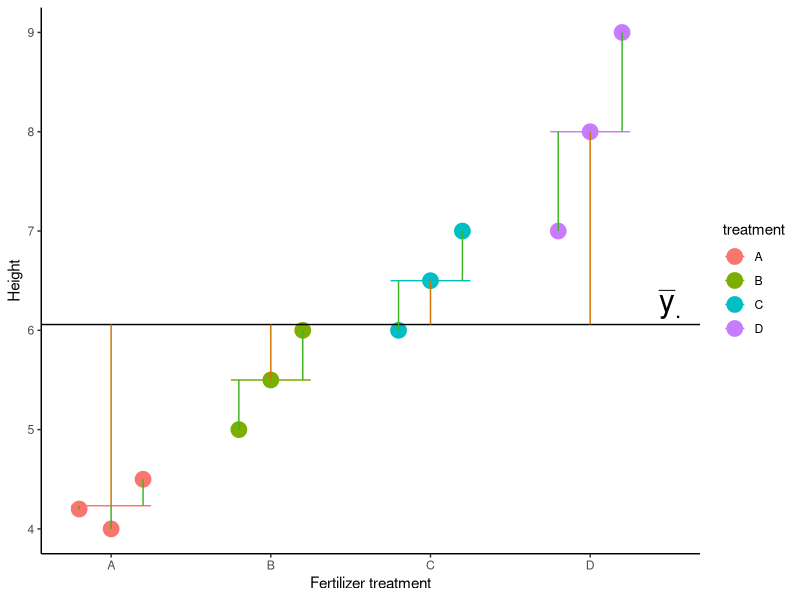

Generate this figure with R: (Note: this script raises an error after producing the figure.)
treatment <- rep(LETTERS[1:4], each = 3)

values <- c(4.2, 4, 4.5, 5, 5.5, 6, 6, 6.5, 7, 7, 8, 9)

dataanova <- data.frame(treatment, values)

dataanova$x <- c(0.8, 1, 1.2, 1.8, 2, 2.2, 2.8, 3, 3.2, 3.8, 4, 4.2)

library(ggplot2)

library(dplyr)
ybari <- dataanova %>%
  group_by(treatment) %>%
  summarise(y = mean(values)) %>%
  mutate(x = 1:4, label = c("bar(y)[A]", "bar(y)[B]", "bar(y)[C]", "bar(y)[D]"))


dataanova$ybar <- rep(ybari$y, each = 3)


ggplot(dataanova, aes(x = x, y = values)) +
  geom_point(aes(color = treatment), size = 5) +
  scale_x_continuous(
    "Fertilizer treatment",
    labels = c("A", "B", "C", "D"),
    breaks = 1:4
  ) +
  scale_y_continuous("Height") +
  geom_hline(yintercept = mean(dataanova$values)) +
  annotate(
    "text",
    label = "bar(y)[.]",
    x = 4.5,
    y = mean(dataanova$values) + 0.2,
    parse = TRUE,
    size = 8
  ) +
  theme_classic() +
  geom_segment(
    data = ybari,
    aes(x = x - 0.25, xend = x + 0.25, y = y, yend = y, color = treatment)
  ) +
  geom_segment(
    data = ybari,
    aes(x = x, xend = x, y = mean(dataanova$values), yend = y),
    color = "#D47500"
  ) +
  geom_segment(
    data = dataanova,
    aes(x = x, xend = x, y = ybar, yend = values),
    color = "#3CB521"
  )

fit1 <- lm(values ~ treatment, data = dataanova)

model.matrix(fit1)

summary(fit1)


dataanova$x <- c(0.8, 1, 1.2, 1.8, 2, 2.2, 2.8, 3, 3.2, 3.8, 4, 4.2)
ggplot(dataanova, aes(x = x, y = Height)) +
  geom_point(aes(color = Treatment), size = 5) +
  scale_x_continuous(
    "Fertilizer treatment",
    labels = c("A", "B", "C", "D"),
    breaks = 1:4
  ) +
  scale_y_continuous("Height") +
  guides(color = FALSE) +
  geom_hline(yintercept = mean(dataanova$Height)) +
  annotate(
    "text",
    label = "bar(y)[.]",
    x = 4.25,
    y = mean(dataanova$Height) + 0.6,
    parse = TRUE,
    size = 8
  )


ggplot(dataanova, aes(x = x, y = values)) +
  geom_point(aes(color = treatment), size = 5) +
  scale_x_continuous(
    "Fertilizer treatment",
    labels = c("A", "B", "C", "D"),
    breaks = 1:4
  ) +
  scale_y_continuous("Height") +
  geom_hline(yintercept = mean(dataanova$values)) +
  annotate(
    "text",
    label = "bar(y)[.]",
    x = 4.5,
    y = mean(dataanova$values) + 0.2,
    parse = TRUE,
    size = 8
  ) +
  theme_classic() +
  geom_segment(
    data = ybari,
    aes(x = x - 0.25, xend = x + 0.25, y = y, yend = y, color = treatment)
  ) +
  geom_segment(
    data = dataanova,
    aes(x = x, xend = x, y = ybar, yend = values),
    color = "#3CB521"
  )


dataanova

bartlett.test(values ~ treatment, data = dataanova)

results.aov <- aov(values ~ treatment, data = dataanova)
TukeyHSD(results.aov)
write_xlsx(tidy(TukeyHSD(results.aov)), "Anova_tukey.xlsx")

results.lm <- lm(values ~ treatment, data = dataanova)
emm.s <- emmeans(results.lm, "treatment")
pairs(emm.s)

summary(results.aov)
write_xlsx(tidy(results.aov), "Anova_ob.xlsx")
library(broom)
install.packages("writexl")
library(writexl)

results.lm <- lm(values ~ treatment, data = dataanova)
summary(results.lm)


pairwise.t.test(dataanova$values, dataanova$treatment)

write_xlsx(
  tidy(pairwise.t.test(
    dataanova$values,
    dataanova$treatment,
    p.adjust.method = "bonferroni"
  )),
  "bonf.xlsx"
)


pigs.emm.s <- emmeans(pigs.lm, "source")
pairs(pigs.emm.s)


write_xlsx(dataanova[, -3], "newdata.xlsx")

dataanova$source <- rep(c("O", "I"), each = 6)


mod <- lm(values ~ treatment, data = dataanova)
library(emmeans)
emm <- emmeans(mod, ~treatment)
custom <- list(
  groups = c(1, 1, -1, -1),
  org = c(1, -1, 0, 0),
  inorg = c(0, 0, 1, -1)
)
table <- contrast(emm, custom)

table


library(writexl)
library(broom)
tidytable <- tidy(table)
write_xlsx(tidytable, "contrastt.xlsx")


### New example
treatment <- rep(LETTERS[1:3], each = 15)

values <- c(rnorm(15, 25), rnorm(15, 38), rnorm(15, 41))

dataanova <- data.frame(treatment, values)

dataanova$x <- c(
  seq(from = 0.6, to = 1.4, length = 15),
  seq(from = 1.6, to = 2.4, length = 15),
  seq(from = 2.6, to = 3.4, length = 15)
)

library(ggplot2)

library(dplyr)
ybari <- dataanova %>%
  group_by(treatment) %>%
  summarise(y = mean(values)) %>%
  mutate(x = 1:3, label = c("bar(y)[A]", "bar(y)[B]", "bar(y)[C]"))


dataanova$ybar <- rep(ybari$y, each = 15)
library(ggplot2)
ggplot(dataanova, aes(x = x, y = values)) +
  geom_point(aes(color = treatment), size = 3) +
  scale_x_continuous(
    "Diet treatment",
    labels = c("High-E", "Forage", "Mixed"),
    breaks = 1:3,
    guide = "none"
  ) +
  scale_y_continuous("Weight gain") +
  geom_hline(yintercept = mean(dataanova$values)) +
  annotate(
    "text",
    label = "bar(y)[.]",
    x = 3.5,
    y = mean(dataanova$values) + 1.2,
    parse = TRUE,
    size = 5
  ) +
  theme_classic() +
  theme(legend.position = "none") +
  geom_segment(
    data = ybari,
    aes(x = x - 0.45, xend = x + 0.45, y = y, yend = y, color = treatment)
  ) +
  geom_segment(
    data = ybari,
    aes(x = x, xend = x, y = mean(dataanova$values), yend = y),
    color = "#D47500"
  ) +
  geom_segment(
    data = dataanova,
    aes(x = x, xend = x, y = ybar, yend = values),
    color = "#3CB521"
  )

fit1 <- lm(values ~ treatment, data = dataanova)

model.matrix(fit1)

summary(fit1)


dataanova$x <- c(0.8, 1, 1.2, 1.8, 2, 2.2, 2.8, 3, 3.2, 3.8, 4, 4.2)
ggplot(dataanova, aes(x = x, y = Height)) +
  geom_point(aes(color = Treatment), size = 5) +
  scale_x_continuous(
    "Fertilizer treatment",
    labels = c("A", "B", "C", "D"),
    breaks = 1:4
  ) +
  scale_y_continuous("Height") +
  guides(color = FALSE) +
  geom_hline(yintercept = mean(dataanova$Height)) +
  annotate(
    "text",
    label = "bar(y)[.]",
    x = 4.25,
    y = mean(dataanova$Height) + 0.6,
    parse = TRUE,
    size = 8
  )


results.aov <- aov(values ~ treatment, data = dataanova)

summary(results.aov)
write_xlsx(tidy(results.aov), "Anova_ob2.xlsx")

TukeyHSD(results.aov)
write_xlsx(tidy(TukeyHSD(results.aov)), "Anova_tukey2.xlsx")

results.lm <- lm(values ~ treatment, data = dataanova)
emm.s <- emmeans(results.lm, "treatment")
pairs(emm.s)


treatment <- rep(LETTERS[1:3], each = 15)
farm <- rep(rep(1:5, each = 3), 3)
farm <- as.factor()
beta <- rnorm(5, 0, 2)
values <- c(rnorm(15, 30), rnorm(15, 38), rnorm(15, 40))
values <- values + rep(rep(beta, each = 3), 3)

dataanova <- data.frame(treatment, values, farm)
write.csv(dataanova, "cowfarms.csv", row.names = FALSE)

dataanova$x <- c(
  seq(from = 0.6, to = 1.4, length = 15),
  seq(from = 1.6, to = 2.4, length = 15),
  seq(from = 2.6, to = 3.4, length = 15)
)

library(ggplot2)

library(dplyr)
ybari <- dataanova %>%
  group_by(treatment) %>%
  summarise(y = mean(values)) %>%
  mutate(x = 1:3, label = c("bar(y)[A]", "bar(y)[B]", "bar(y)[C]"))

ybari2 <- dataanova %>%
  group_by(treatment, farm) %>%
  summarise(y = mean(values)) %>%
  mutate(x = 1:5)


dataanova$ybar <- rep(ybari$y, each = 15)

ggplot(dataanova, aes(x = x, y = values)) +
  geom_point(aes(color = as.factor(farm)), size = 3) +
  scale_x_continuous(
    "Diet treatment",
    labels = c("High-E", "Forage", "Mixed"),
    breaks = 1:3,
    guide = "none"
  ) +
  scale_y_continuous("Weight gain") +
  geom_hline(yintercept = mean(dataanova$values)) +
  annotate(
    "text",
    label = "bar(y)[.]",
    x = 3.5,
    y = mean(dataanova$values) + 1.2,
    parse = TRUE,
    size = 5
  ) +
  theme_classic() +
  geom_segment(
    data = ybari,
    aes(x = x - 0.45, xend = x + 0.45, y = y, yend = y, color = treatment)
  ) +
  #geom_segment(data = ybari2, aes(x = x - 0.45, xend = x + 0.45, y = y, yend = y, color = farm)) +

  geom_segment(
    data = ybari,
    aes(x = x, xend = x, y = mean(dataanova$values), yend = y),
    color = "#D47500"
  ) +
  geom_segment(
    data = dataanova,
    aes(x = x, xend = x, y = ybar, yend = values),
    color = "#3CB521"
  )


results.aov <- aov(values ~ treatment + Error(farm), data = dataanova)

results.aov

results.aov <- aov(values ~ treatment * farm + Error(farm), data = dataanova)


summary(results.aov)
write_xlsx(tidy(results.aov), "Anova_ob3.xlsx")

TukeyHSD(results.aov)


library(multcomp)
glht(results.aov, linfct = mcp(check = "Tukey"))
pairs(emmeans(results.aov, "treatment"))


treatment <- rep(LETTERS[1:3], each = 15)
breed <- rep(rep(c("Holstein", "Angus", "Brehman"), each = 3), 5)
#beta<-rnorm(5,0,2)
values <- c(rnorm(15, 30), rnorm(15, 38), rnorm(15, 40))
values <- values + c(rnorm(15, 30), rnorm(15, 38), rnorm(15, 40))

dataanova <- data.frame(treatment, values, breed)
write.csv(dataanova, "cowbreeds.csv", row.names = FALSE)

dataanova <- dataanova %>% arrange(desc(breed))
dataanova$x <- c(
  seq(from = 0.6, to = 1.4, length = 15),
  seq(from = 1.6, to = 2.4, length = 15),
  seq(from = 2.6, to = 3.4, length = 15)
)

values <- values + c(rnorm(15, 3), rnorm(15, 4), rnorm(15, 6))

dataanova <- dataanova %>% arrange(treatment)

dataanova$x <- c(
  seq(from = 0.6, to = 1.4, length = 15),
  seq(from = 1.6, to = 2.4, length = 15),
  seq(from = 2.6, to = 3.4, length = 15)
)


library(ggplot2)

library(dplyr)
ybari <- dataanova %>%
  group_by(treatment) %>%
  summarise(y = mean(values)) %>%
  mutate(x = 1:3, label = c("bar(y)[A]", "bar(y)[B]", "bar(y)[C]"))

ybari2 <- dataanova %>%
  group_by(treatment, farm) %>%
  summarise(y = mean(values)) %>%
  mutate(x = 1:5)


dataanova$ybar <- rep(ybari$y, each = 15)

ggplot(dataanova, aes(x = x, y = values)) +
  geom_point(aes(color = as.factor(breed)), size = 3) +
  scale_x_continuous(
    "Diet treatment",
    labels = c("High-E", "Forage", "Mixed"),
    breaks = 1:3,
    guide = "none"
  ) +
  scale_y_continuous("Weight gain") +
  geom_hline(yintercept = mean(dataanova$values)) +
  annotate(
    "text",
    label = "bar(y)[.]",
    x = 3.5,
    y = mean(dataanova$values) + 1.2,
    parse = TRUE,
    size = 5
  ) +
  theme_classic() +
  geom_segment(
    data = ybari,
    aes(x = x - 0.45, xend = x + 0.45, y = y, yend = y, color = treatment)
  ) +
  #geom_segment(data = ybari2, aes(x = x - 0.45, xend = x + 0.45, y = y, yend = y, color = farm)) +

  geom_segment(
    data = ybari,
    aes(x = x, xend = x, y = mean(dataanova$values), yend = y),
    color = "#D47500"
  ) +
  geom_segment(
    data = dataanova,
    aes(x = x, xend = x, y = ybar, yend = values),
    color = "#3CB521"
  )


results.aov <- aov(values ~ treatment * breed, data = dataanova)

summary(results.aov)
write_xlsx(tidy(results.aov), "Anova_ob4.xlsx")

TukeyHSD(results.aov)


### Nested

exp <- data.frame(
  obs = rep(c(1, 2, 3), 2),
  expUnit = rep(c(1, 2), each = 3),
  tA = c(15.9, 16.3, 15.9, 14.2, 13.4, 14.0),
  tB = c(12.3, 12.7, 13.0, 13.1, 13.0, 13.4),
  tC = c(18.5, 18.0, 18.7, 19.0, 19.5, 19)
)


library(tidyr)

anovadata2 <- pivot_longer(
  exp,
  cols = starts_with("t"),
  names_to = "Treatment",
  values_to = "vals"
)


anovadata2$expUnit <- factor(anovadata2$expUnit)


plotData <- aggregate(vals ~ Treatment + expUnit, data = anovadata2, FUN = mean)

plotData <- plotData %>% arrange(Treatment)
plotData$treatment = c(0.8, 1.2, 1.8, 2.2, 2.8, 3.2)


library(tidyverse)
y.bar <- dplyr::group_by(anovadata2, Treatment) %>%
  summarise(mu = mean(vals)) %>%
  dplyr::mutate(treatment = c(1, 2, 3))

y.bar$exp <- mean(anovadata2$vals)

plotData$exp <- rep(c(15, 12.9, 18.8), each = 2)


anovadata2$Treatment <- as.factor(anovadata2$Treatment)
anovadata2 <- anovadata2 %>% arrange(Treatment)
anovadata2$treatment <- rep(c(0.8, 1.2, 1.8, 2.2, 2.8, 3.2), each = 3) +
  rnorm(18, 0, 0.07)
anovadata2$exp <- rep(plotData$vals, each = 3)

ggplot() +
  geom_hline(yintercept = mean(anovadata2$vals)) +
  geom_segment(
    data = y.bar,
    aes(x = treatment, xend = treatment, y = exp, yend = mu)
  ) +
  geom_segment(
    data = y.bar,
    aes(
      x = treatment - 0.3,
      xend = treatment + 0.3,
      y = mu,
      yend = mu,
      color = Treatment
    ),
    linewidth = 0.75
  ) +
  geom_segment(
    data = plotData,
    aes(
      x = treatment,
      xend = treatment,
      y = exp,
      yend = vals,
      color = Treatment
    )
  ) +
  geom_segment(
    data = plotData,
    aes(
      x = treatment - 0.1,
      xend = treatment + 0.1,
      y = vals,
      yend = vals,
      color = Treatment
    )
  ) +
  geom_blank(
    data = anovadata2,
    aes(x = treatment, y = vals, color = Treatment),
    size = 1
  ) +
  geom_segment(
    data = anovadata2,
    aes(x = treatment, xend = treatment, y = exp, yend = vals),
    linewidth = 0.25,
    linetype = "dashed"
  ) +
  geom_point(
    data = anovadata2,
    aes(x = treatment, y = vals, color = Treatment),
    size = 1
  ) +
  scale_y_continuous("values") +
  scale_x_continuous(
    "Treatment",
    breaks = c(1, 2, 3),
    labels = c("A", "B", "C")
  ) +

  theme_classic() +
  theme(legend.position = "none")


nested_aov <- aov(vals ~ Treatment + Error(expUnit), data = anovadata2)
summary(nested_aov)


pairs(emmeans(nested_aov, "Treatment"))


# Simulate a factorial design with three factors: fertilizer, irrigation and light.
# Fertilizer: 2 levels (organic, inorganic)
# Irrigation: 3 levels (low, medium, high)
# Light: 2 levels (low, high)
# 12 total combinations × 5 replicates = 60 observations.
# No interactions; strong effects of fertilizer and irrigation; medium effect of light.

set.seed(123)
# build all combinations and replicate each combination 5 times
factors <- expand.grid(
  fertilizer = c("organic", "inorganic"),
  irrigation = c("low", "medium", "high"),
  light = c("low", "high"),
  stringsAsFactors = FALSE
)
data <- factors[rep(seq_len(nrow(factors)), each = 5), ]

# Define main effects (no interactions)
effects_fert <- c(organic = 0, inorganic = 5)
effects_irrig <- c(low = 0, medium = 5, high = 10)
effects_light <- c(low = 0, high = 2)
baseline <- 20

mu <- baseline +
  effects_fert[data$fertilizer] +
  effects_irrig[data$irrigation] +
  effects_light[data$light]

growth <- rnorm(nrow(data), mean = mu, sd = 2)
data$growth <- growth

write.csv(growth, "growthdata.csv", row.names = FALSE)
